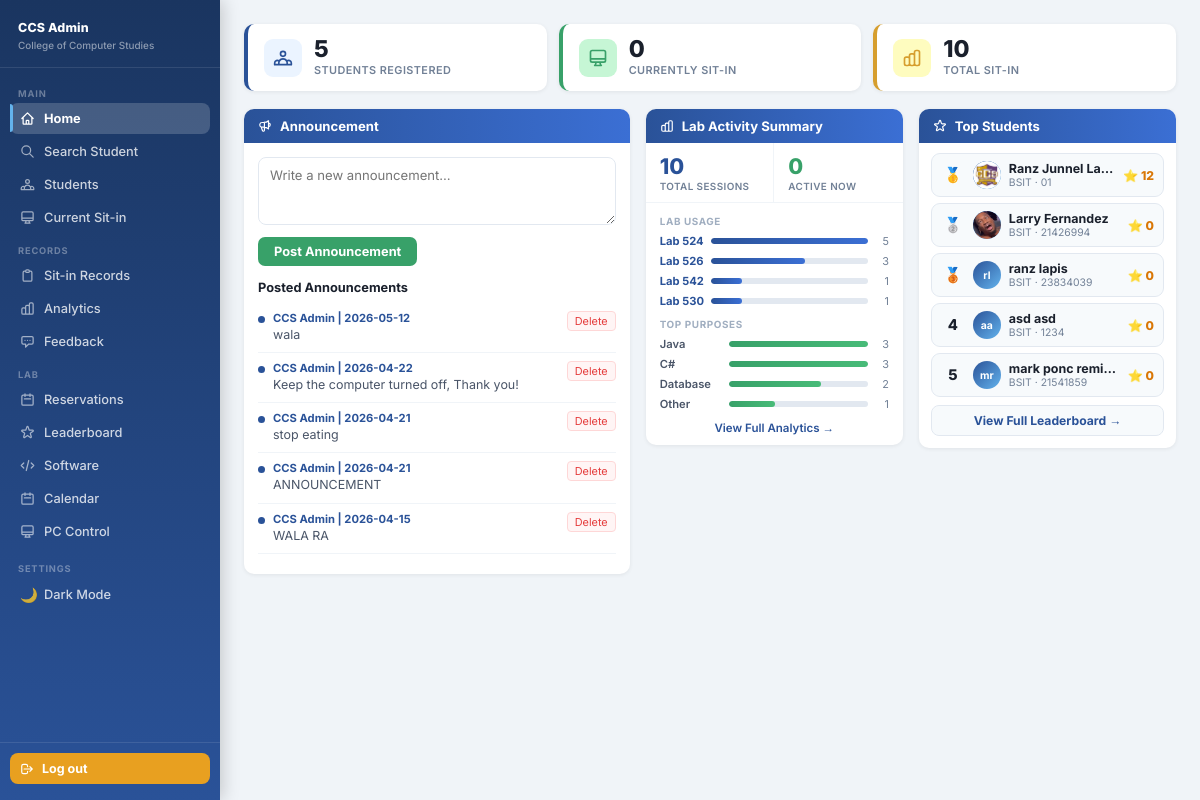
The app's page /dashboard (signed in) with its own data.
### tables this page shows
CREATE TABLE announcements (
            id         INTEGER PRIMARY KEY AUTOINCREMENT,
            content    TEXT NOT NULL,
            posted_by  VARCHAR(100) DEFAULT 'CCS Admin',
            created_at TIMESTAMP DEFAULT CURRENT_TIMESTAMP
        );

CREATE TABLE students (
            id             INTEGER PRIMARY KEY AUTOINCREMENT,
            idno           VARCHAR(20)  UNIQUE NOT NULL,
            lastname       VARCHAR(50)  NOT NULL,
            firstname      VARCHAR(50)  NOT NULL,
            middlename     VARCHAR(50),
            course         VARCHAR(20)  NOT NULL,
            level          VARCHAR(5)   NOT NULL,
            email          VARCHAR(100) UNIQUE NOT NULL,
            address        TEXT,
            password       VARCHAR(255) NOT NULL,
            image_filename VARCHAR(255),
            remaining_session INTEGER DEFAULT 30,
            created_at     TIMESTAMP DEFAULT CURRENT_TIMESTAMP
        , profile_image TEXT, points INTEGER DEFAULT 0);

### app.py (the view, shortened to what this page needs)
@app.route('/dashboard')
def dashboard():
    if not is_logged_in():
        return redirect(url_for('login'))
    if is_admin():
        stats         = get_sitin_stats()
        announcements = get_all_announcements()
        leaderboard   = get_leaderboard()
        testimonials = get_testimonials(6)
        return render_template('admin_dashboard.html',
                               stats=stats,
                               announcements=announcements,
                               leaderboard=leaderboard,
                               testimonials=testimonials)

### app.py (called while the page is built)
def is_logged_in():
    return 'student_id' in session

def is_admin():
    return session.get('role') == 'admin'

### dbhelper.py (called while the page is built)
def connect():
    base_path = os.path.dirname(os.path.abspath(__file__))
    db_path   = os.path.join(base_path, "sysarch.db")
    conn      = sqlite3.connect(db_path)
    conn.row_factory = sqlite3.Row
    return conn

def get_all_announcements():
    conn = connect()
    cur  = conn.cursor()
    cur.execute("SELECT * FROM announcements ORDER BY created_at DESC")
    rows = cur.fetchall()
    conn.close()
    return rows

def get_testimonials(limit=10):
    conn = connect()
    cur  = conn.cursor()
    cur.execute("""
        SELECT f.*, st.firstname, st.lastname, st.course, st.profile_image
        FROM feedback f
        JOIN students st ON f.idno = st.idno
        WHERE f.rating >= 4
        ORDER BY f.rating DESC, f.created_at DESC
        LIMIT ?
    """, (limit,))
    rows = cur.fetchall()
    conn.close()
    return [dict(r) for r in rows]

### templates/admin_dashboard.html (shortened to what this page needs)
<!DOCTYPE html>
<html lang="en">
<head>
  <link rel="stylesheet" href="{{ url_for('static', filename='css/admin.css') }}">
</head>
<body>
{% from 'macros.html' import admin_nav %}
{{ admin_nav('home') }}
<div class="admin-page">
  <div class="summary-boxes">
    <div class="summary-box blue">
      <div class="summary-icon blue">
      </div>
      <div>
        <div class="summary-num">{{ stats.total_students }}</div>
        <div class="summary-lbl">Students Registered</div>
      </div>
    </div>
    <div class="summary-box green">
      <div class="summary-icon green">
        <svg fill="none" viewBox="0 0 24 24" stroke="#38a169" stroke-width="2" width="20" height="20"><path stroke-linecap="round" stroke-linejoin="round" d="M9.75 17L9 20l-1 1h8l-1-1-.75-3M3 13h18M5 17h14a2 2 0 002-2V5a2 2 0 00-2-2H5a2 2 0 00-2 2v10a2 2 0 002 2z"/></svg>
      </div>
      <div>
        <div class="summary-num">{{ stats.currently_in }}</div>
        <div class="summary-lbl">Currently Sit-in</div>
      </div>
    </div>
    <div class="summary-box orange">
      <div class="summary-icon orange">
      </div>
      <div>
        <div class="summary-num">{{ stats.total_sitins }}</div>
        <div class="summary-lbl">Total Sit-in</div>
      </div>
    </div>
  </div>
  <div class="dash-grid">
    <div class="card">
      <div class="card-header">
        Announcement
      </div>
      <div class="card-body">
        <form action="{{ url_for('add_announcement_route') }}" method="POST">
          <textarea name="content" class="ann-textarea" placeholder="Write a new announcement…" rows="3" required></textarea>
          <button type="submit" class="btn-post">Post Announcement</button>
        </form>
        <div class="ann-list">
          <div class="ann-list-title">Posted Announcements</div>
          {% for ann in announcements %}
            <div class="ann-item">
              <div class="ann-dot"></div>
              <div class="ann-content">
                <div class="ann-meta">CCS Admin | {{ ann.created_at[:10] }}</div>
                <div class="ann-body">{{ ann.content }}</div>
              </div>
              <a href="{{ url_for('delete_announcement_route', ann_id=ann.id) }}"
                 class="ann-delete"
                 onclick="return confirm('Delete this announcement?')">Delete</a>
            </div>
          {% else %}
            <p class="no-data">No announcements posted yet.</p>
          {% endfor %}
        </div>
      </div>
    </div>
    <div class="card">
      <div class="card-header">
        Lab Activity Summary
      </div>
      <div class="stat-strip">
        <div class="stat-strip-item">
          <div class="strip-num">{{ stats.total_sitins }}</div>
          <div class="strip-lbl">Total Sessions</div>
        </div>
        <div class="stat-strip-item">
          <div class="strip-num green">{{ stats.currently_in }}</div>
          <div class="strip-lbl">Active Now</div>
        </div>
      </div>
      <div class="card-body" style="padding:12px 14px 6px;">
        {% if stats.lab_counts %}
          <div class="section-label">Lab Usage</div>
          {% set max_lab = stats.lab_counts[0].cnt if stats.lab_counts else 1 %}
          {% for l in stats.lab_counts %}
            <div class="bar-row">
              <span class="bar-name blue">Lab {{ l.lab }}</span>
              <div class="bar-track"><div class="bar-fill blue" style="width:{{ (l.cnt / max_lab * 100)|int }}%;"></div></div>
              <span class="bar-count">{{ l.cnt }}</span>
            </div>
          {% endfor %}
        {% endif %}
        {% if stats.purpose_counts %}
          <div class="section-label" style="margin-top:10px;">Top Purposes</div>
          {% set max_p = stats.purpose_counts[0].cnt if stats.purpose_counts else 1 %}
          {% for p in stats.purpose_counts[:4] %}
            <div class="bar-row">
              <span class="bar-name gray" title="{{ p.purpose }}">{{ p.purpose }}</span>
              <div class="bar-track"><div class="bar-fill green" style="width:{{ (p.cnt / max_p * 100)|int }}%;"></div></div>
              <span class="bar-count">{{ p.cnt }}</span>
            </div>
          {% endfor %}
          <a href="{{ url_for('sitin_reports') }}" class="view-link" style="margin-top:10px;margin-bottom:4px;">View Full Analytics →</a>
        {% else %}
          <p class="no-data" style="padding:14px 0;">No sit-in data yet.</p>
        {% endif %}
      </div>
    </div>
    <div class="card">
      <div class="card-header">
        Top Students
      </div>
      <div class="card-body" style="padding:10px 12px 12px;">
        {% if leaderboard %}
          {% for s in leaderboard[:5] %}
            <div class="lb-row">
              <span class="lb-rank">
                {% if loop.index == 1 %}🥇
                {% elif loop.index == 2 %}🥈
                {% elif loop.index == 3 %}🥉
                {% else %}{{ loop.index }}{% endif %}
              </span>
              <div class="lb-avatar">
                {% if s.profile_image %}
                  <img src="{{ url_for('static', filename='uploads/' + s.profile_image) }}" alt=""/>
                {% else %}
                  {{ s.firstname[0] }}{{ s.lastname[0] }}
                {% endif %}
              </div>
              <div class="lb-info">
                <div class="lb-name">{{ s.firstname }} {{ s.lastname }}</div>
                <div class="lb-course">{{ s.course }} · {{ s.idno }}</div>
              </div>
              <div class="lb-pts">⭐ {{ s.points }}</div>
            </div>
          {% endfor %}
          <a href="{{ url_for('admin_leaderboard') }}" class="view-all-btn">View Full Leaderboard →</a>
        {% else %}
          <div class="no-lb">No points earned yet.</div>
          <a href="{{ url_for('admin_leaderboard') }}" class="view-all-btn">View Leaderboard →</a>
        {% endif %}
      </div>
    </div>
  </div>
</div>
</body>
</html>

### static/css/admin.css (style rules this page uses)
*, *::before, *::after { box-sizing: border-box; margin: 0; padding: 0; }
body { font-family: 'Inter', sans-serif; background: #f0f4f8; color: #1a202c; display: flex; flex-direction: row; min-height: 100vh; }
a { text-decoration: none; color: inherit; }
button { font-family: 'Inter', sans-serif; }
.admin-page, .page-wrap { max-width: 100%; margin: 0; padding: 0; }
.card { background: #fff; border-radius: 10px; overflow: hidden; box-shadow: 0 1px 4px rgba(0,0,0,.07); margin-bottom: 18px; }
.card-header { display: flex; align-items: center; gap: 8px; background: linear-gradient(90deg, #2a5298, #3b6fd4); color: #fff; padding: 10px 16px; font-size: 0.84rem; font-weight: 700; }
.card-header svg { width: 15px; height: 15px; flex-shrink: 0; }
.card-body { padding: 16px; }
.bar-row { display: flex; align-items: center; gap: 10px; }
.bar-track { flex: 1; height: 8px; background: #e2e8f0; border-radius: 4px; overflow: hidden; }
.bar-fill { height: 100%; border-radius: 4px; background: linear-gradient(90deg, #2a5298, #3b6fd4); transition: width 0.4s; }
.bar-fill.green { background: linear-gradient(90deg, #38a169, #68d391); }
.bar-count { font-size: 0.72rem; color: #718096; min-width: 22px; text-align: right; }

### templates/macros.html (style rules this page uses)
body { margin: 0; display: flex; min-height: 100vh; background: #f0f4f8; }
.admin-page { max-width: 100%; margin: 0; padding: 0; }

### records on screen
announcements: created_at "2026-05-12", content "wala"
announcements: created_at "2026-04-22", content "Keep the computer turned off, Thank you!"
announcements: created_at "2026-04-21", content "stop eating"
announcements: created_at "2026-04-21", content "ANNOUNCEMENT"
announcements: created_at "2026-04-15", content "WALA RA"
students: shows a picture, firstname "Ranz Junnel", lastname "La…", course "BSIT", idno "01", points "12"
students: shows a picture, firstname "Larry", lastname "Fernandez", course "BSIT", idno "21426994", points "0"
students: firstname "r", middlename "l", firstname "ranz", lastname "lapis", course "BSIT", idno "23834039", points "0"
students: firstname "a", lastname "a", firstname "asd", lastname "asd", course "BSIT", idno "1234", points "0"
students: firstname "m", lastname "r", firstname "mark ponc", lastname "remitar", course "BSIT", idno "21541859", points "0"

### other values on screen
{{ stats.total_students }} "5"
{{ stats.currently_in }} "0"
{{ stats.total_sitins }} "10"
{{ l.lab }} "524" "526" "542" "530"
{{ l.cnt }} "5" "3" "1" "1"
{{ p.purpose }} "Java" "C#" "Database" "Other"
{{ p.cnt }} "3" "3" "2" "1"
